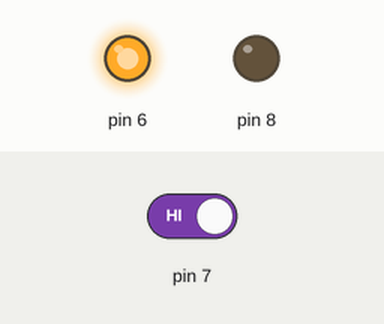
Recording of a sketch running on a simulated Arduino Uno, built with avr-gcc and run on an emulated ATmega328P. Shown: output pins drawn as LEDs (lit = HIGH). Inputs (shaded band) come from the test bench; at power-on: pin 7 HIGH.

Above: at 1.2 s.
1.3 s: pin 7 driven LOW
At 2.5 s:
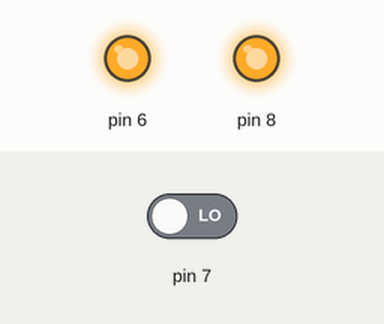
2.8 s: pin 7 driven HIGH
At 3.7 s:
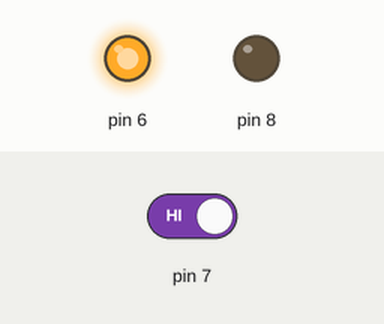
Timing chart, 0 to 5.8 s (numbered marks = the images above; inputs shaded):
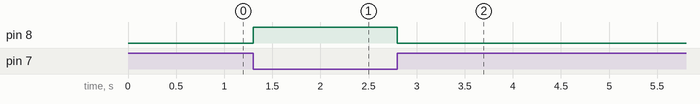

The sketch:

Home_Automation.ino
```cpp
void setup() {
  Serial.begin(9600);
  pinMode(7,INPUT);
  pinMode(6,OUTPUT);
  pinMode(8,OUTPUT);
  digitalWrite(6,HIGH);
  digitalWrite(8,HIGH);

}

void loop() {
  if(!digitalRead(7))
    digitalWrite(8,HIGH);
  else
    digitalWrite(8,LOW);
}
```

Measured:
- after the input at 1.3 s, pin 8: LOW → HIGH at once
- after the input at 2.8 s, pin 8: HIGH → LOW at once
